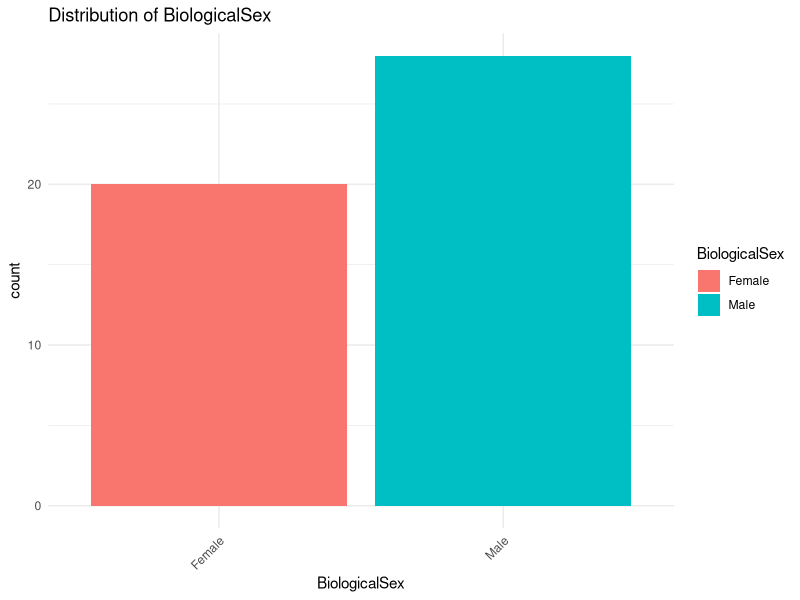
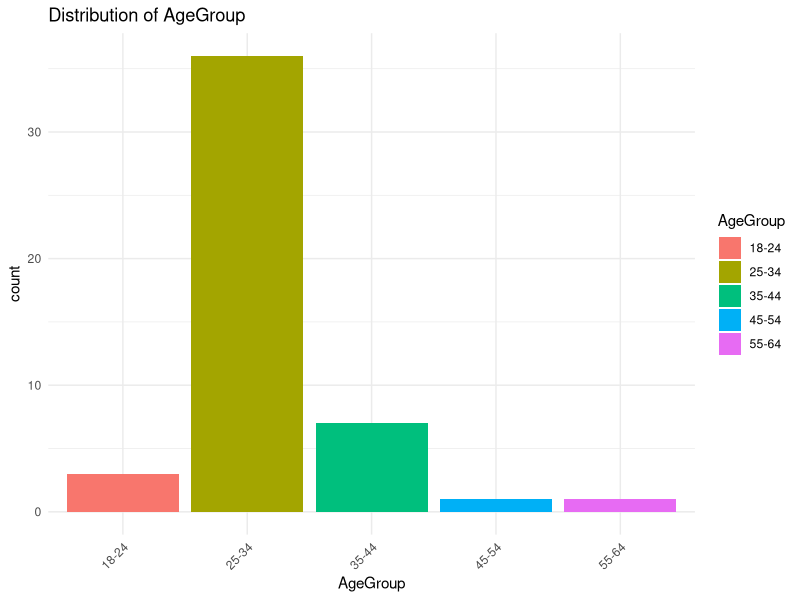
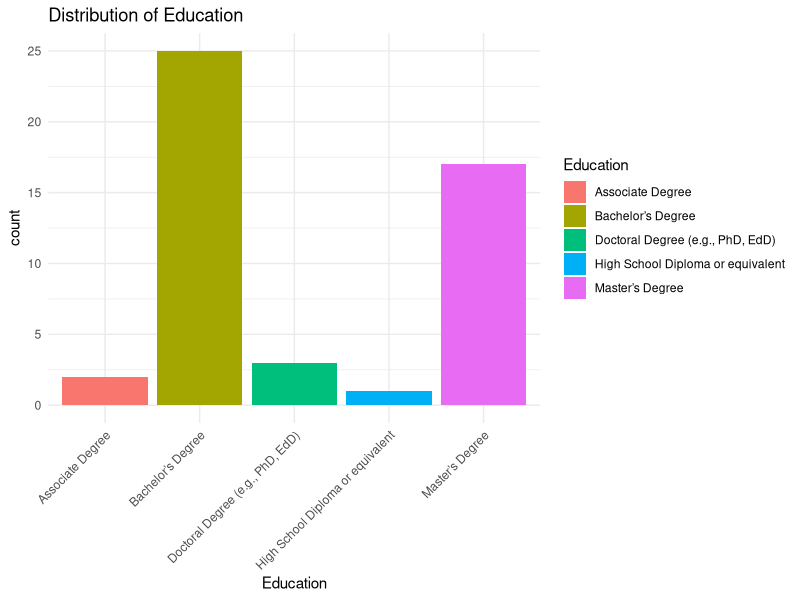
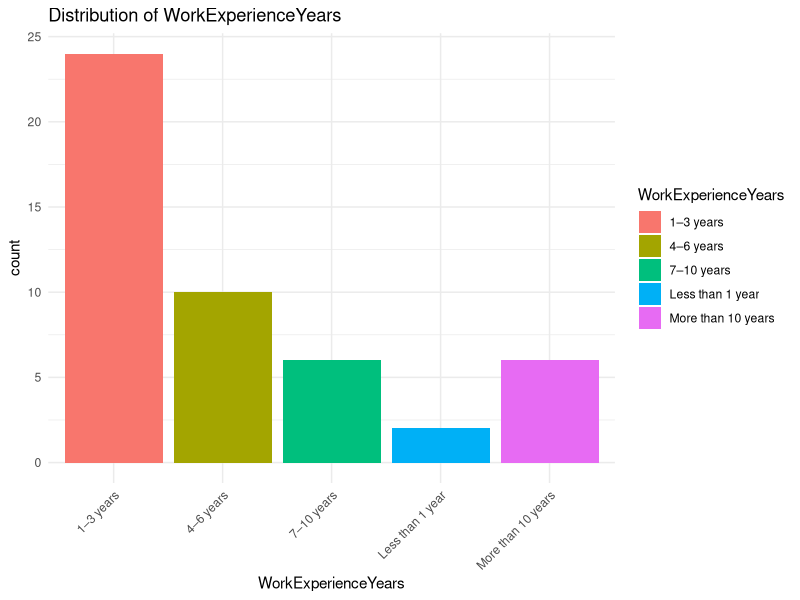
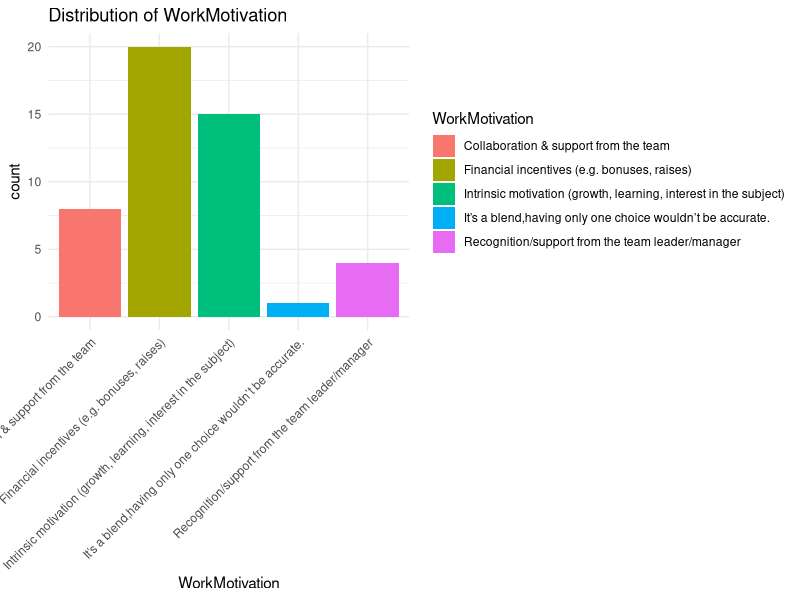
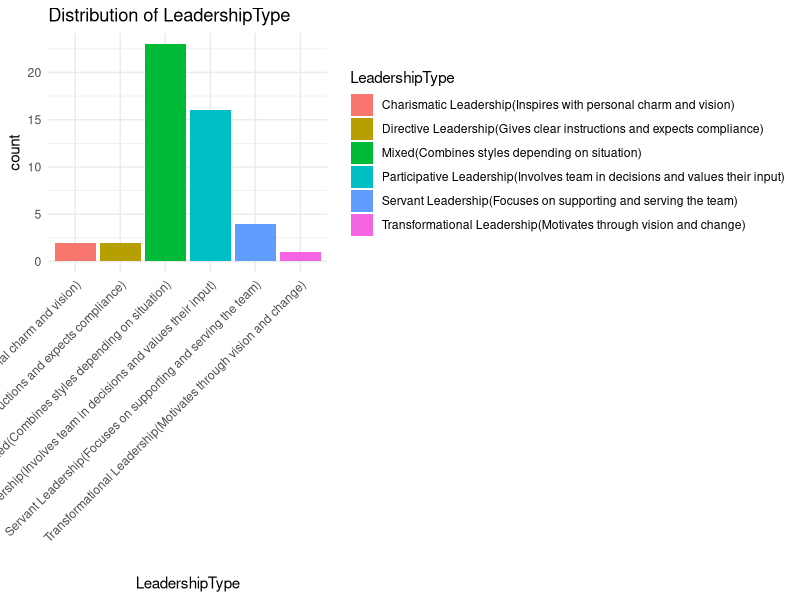
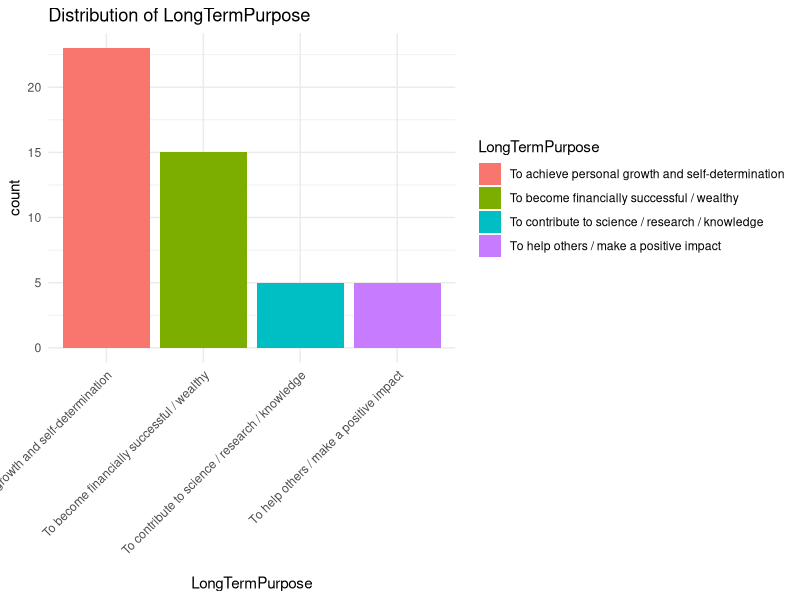
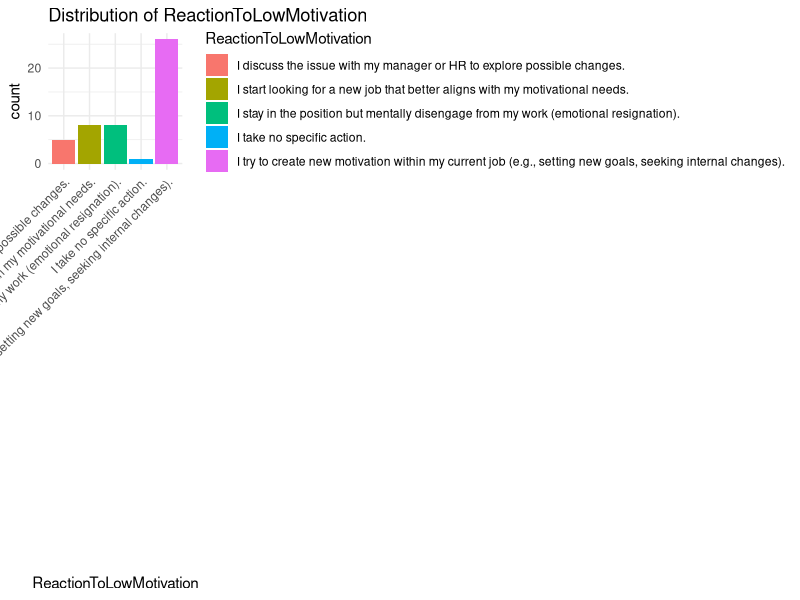

The R script that drew these images, in order:
library(ggplot2)
library(psych)
library(readxl)
library(dplyr)
data <- read_excel("data/Questionnaire of Thesis MBA (Responses).xlsx")
categorical_data <- data %>%
  select(where(is.character))


names(categorical_data) <- c(
  "BiologicalSex",
  "AgeGroup",
  "Education",
  "WorkExperienceYears",
  "WorkMotivation",
  "LeadershipType",
  "LongTermPurpose",
  "ReactionToLowMotivation"
)


freq_counts <- lapply(categorical_data, table, useNA = "ifany")


freq_percent <- lapply(categorical_data, function(x) round(prop.table(table(x)) * 100, 1))

# Print results for each question
for (i in names(categorical_data)) {
  cat("\n---", i, "---\n")
  print(freq_counts[[i]])
  cat("\nPercentages:\n")
  print(freq_percent[[i]])
}


for (col in names(categorical_data)) {
  print(
    ggplot(categorical_data, aes_string(x = col, fill = col)) +
      geom_bar() +
      ggtitle(paste("Distribution of", col)) +
      theme_minimal() +
      theme(axis.text.x = element_text(angle = 45, hjust = 1))
  )
}
